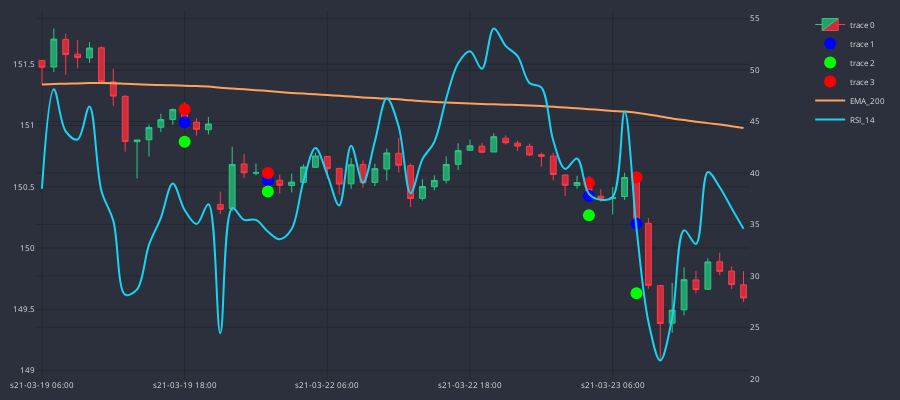

This figure's notebook cell:
### Code cell
df_plot = df_slim.iloc[890:950]
cp = CandlePlot(df_plot, candles=True)

trades = cp.df_plot[cp.df_plot.SIGNAL != NONE]

markers = ['mid_c', 'TP', 'SL']
marker_colors = ['#0000FF', '#00FF00', '#FF0000']

for i in range(3):
    cp.fig.add_trace(go.Scatter(
        x = trades.sTime,
        y = trades[markers[i]],
        mode = 'markers',
        marker=dict(color=marker_colors[i], size=12)
    ))

cp.show_plot(line_traces=["EMA_200"], sec_traces=['RSI_14'])
